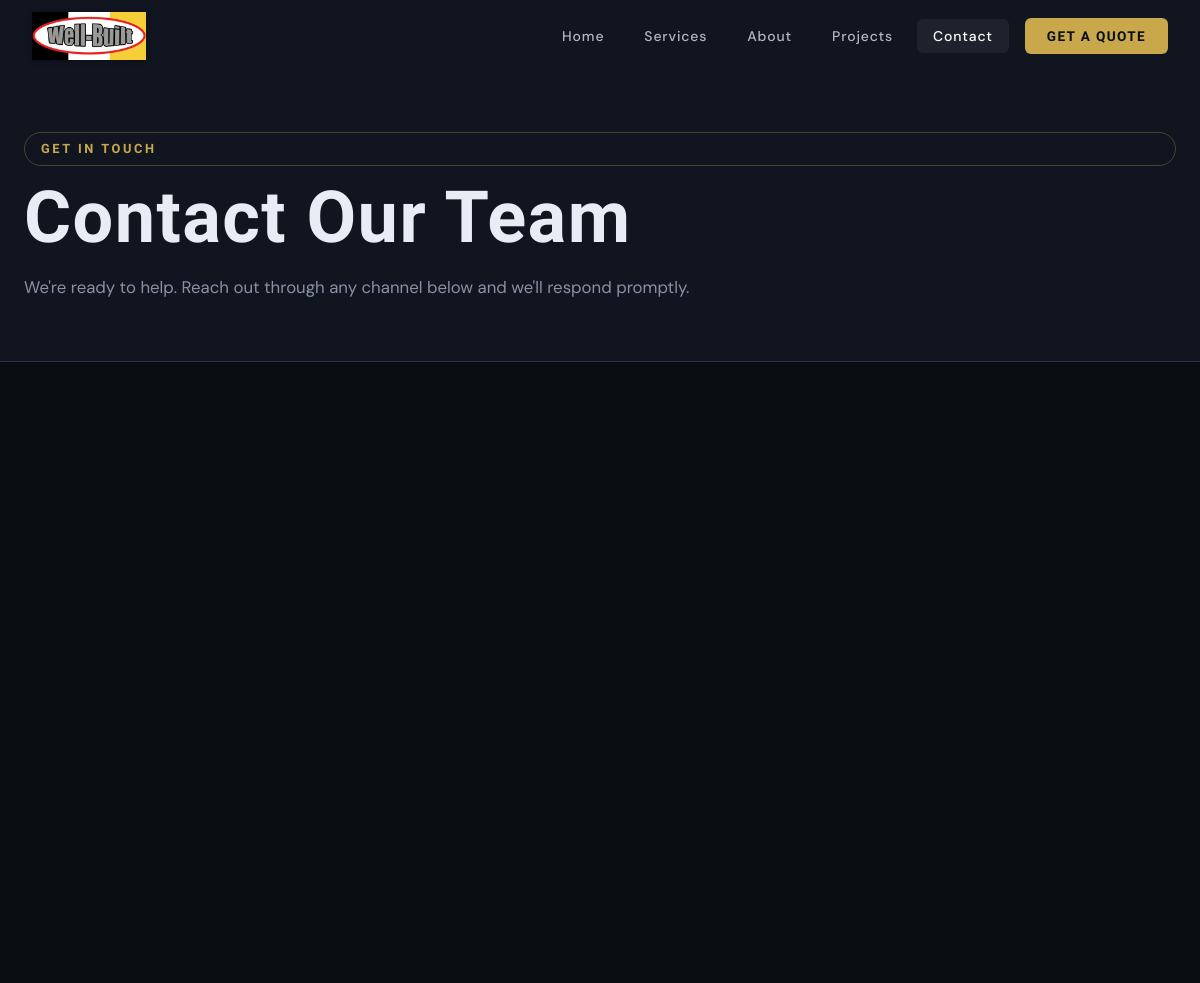
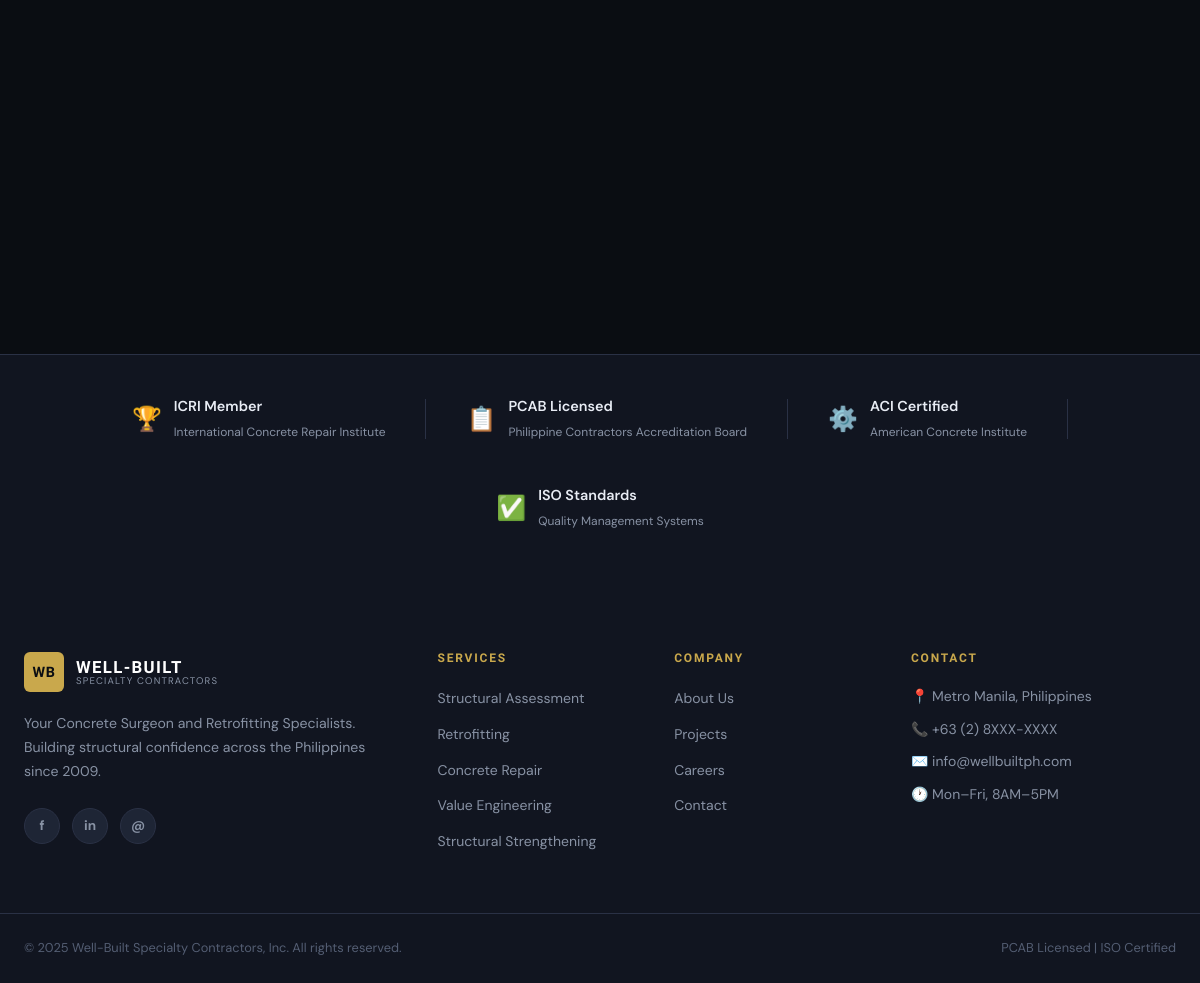
The app's page /contact with its own data (2 pictures, top to bottom).
### tables this page shows
CREATE TABLE cms_content (
        id INTEGER PRIMARY KEY AUTOINCREMENT,
        content_key TEXT UNIQUE NOT NULL,
        content_value TEXT,
        content_type TEXT DEFAULT 'text',
        updated_at TIMESTAMP DEFAULT CURRENT_TIMESTAMP);

### app.py (the view)
@app.route('/contact')
def contact():
    return render_template('contact.html')

### app.py (called while the page is built)
def get_db():
    conn = sqlite3.connect(DATABASE)
    conn.row_factory = sqlite3.Row
    return conn

@app.context_processor
def inject_cms():
    flat = {}
    try:
        conn = get_db()
        rows = conn.execute("SELECT content_key, content_value FROM cms_content").fetchall()
        conn.close()
        flat = {row['content_key']: (row['content_value'] or '') for row in rows}
    except Exception:
        pass
    return {'cms': flat, 'c': flat}   # `c` is shorthand alias

### templates/contact.html (shortened to what this page needs)
{% extends "base.html" %}
{% block content %}
<div class="page-header">
  <div class="container">
    <span class="section-eyebrow">{{ cms.get('contact.header.eyebrow','Get In Touch') }}</span>
    <h1>{{ cms.get('contact.header.title','Contact Our Team') }}</h1>
    <p>{{ cms.get('contact.header.subtitle','') }}</p>
  </div>
</div>
<section class="section contact-section">
  <div class="container contact-container">
    <div class="contact-info-col">
    </div>
    <div class="contact-main-col">
    </div>
  </div>
</section>
<div class="credentials-strip">
  <div class="container credentials-inner">
    <div class="cred-item"><span class="cred-icon">🏆</span><div><strong>ICRI Member</strong><small>International Concrete Repair Institute</small></div></div>
    <div class="cred-item"><span class="cred-icon">📋</span><div><strong>PCAB Licensed</strong><small>Philippine Contractors Accreditation Board</small></div></div>
    <div class="cred-item"><span class="cred-icon">⚙️</span><div><strong>ACI Certified</strong><small>American Concrete Institute</small></div></div>
    <div class="cred-item"><span class="cred-icon">✅</span><div><strong>ISO Standards</strong><small>Quality Management Systems</small></div></div>
  </div>
</div>
{% endblock %}

### templates/base.html (shortened to what this page needs)
<!DOCTYPE html>
<html lang="en">
<head>
  <link rel="stylesheet" href="{{ url_for('static', filename='css/style.css') }}">
</head>
<body>
<nav class="navbar" id="navbar">
  <div class="nav-container">
    <a href="{{ url_for('index') }}" class="nav-logo">
      {% if cms.get('global.navbar.logo_image') %}
        <img src="/{{ cms.get('global.navbar.logo_image') }}"
             alt="{{ cms.get('global.navbar.logo_text', 'Well-Built') }}"
             class="nav-logo-img">
      {% else %}
        <span class="logo-icon">WB</span>
        <div class="logo-text">
          <span class="logo-main">{{ cms.get('global.navbar.logo_text', 'WELL-BUILT') }}</span>
          <span class="logo-sub">{{ cms.get('global.navbar.logo_sub', 'SPECIALTY CONTRACTORS') }}</span>
        </div>
      {% endif %}
    </a>
    <ul class="nav-links" id="navLinks">
      <li><a href="{{ url_for('index') }}"    class="nav-link {% if request.endpoint == 'index' %}active{% endif %}">{{ cms.get('global.navbar.link_home','Home') }}</a></li>
      <li><a href="{{ url_for('services') }}" class="nav-link {% if request.endpoint == 'services' %}active{% endif %}">{{ cms.get('global.navbar.link_services','Services') }}</a></li>
      <li><a href="{{ url_for('about') }}"    class="nav-link {% if request.endpoint == 'about' %}active{% endif %}">{{ cms.get('global.navbar.link_about','About') }}</a></li>
      <li><a href="{{ url_for('projects') }}" class="nav-link {% if request.endpoint == 'projects' %}active{% endif %}">{{ cms.get('global.navbar.link_projects','Projects') }}</a></li>
      <li><a href="{{ url_for('contact') }}"  class="nav-link {% if request.endpoint == 'contact' %}active{% endif %}">{{ cms.get('global.navbar.link_contact','Contact') }}</a></li>
      <li><a href="{{ url_for('apply') }}" class="nav-cta">{{ cms.get('global.navbar.cta_label','Get a Quote') }}</a></li>
    </ul>
  </div>
</nav>
{% block content %}{% endblock %}
<footer class="footer">
  <div class="footer-top">
    <div class="container footer-grid">
      <div class="footer-brand">
        <div class="footer-logo">
          <span class="logo-icon">WB</span>
          <div class="logo-text">
            <span class="logo-main">WELL-BUILT</span>
            <span class="logo-sub">SPECIALTY CONTRACTORS</span>
          </div>
        </div>
        <p>Your Concrete Surgeon and Retrofitting Specialists. Building structural confidence across the Philippines since 2009.</p>
        <div class="footer-social">
          <a href="#" aria-label="Facebook">f</a>
          <a href="#" aria-label="LinkedIn">in</a>
          <a href="#" aria-label="Email">@</a>
        </div>
      </div>
      <div class="footer-col">
        <h4>Services</h4>
        <ul>
          <li><a href="{{ url_for('services') }}">Structural Assessment</a></li>
          <li><a href="{{ url_for('services') }}">Retrofitting</a></li>
          <li><a href="{{ url_for('services') }}">Concrete Repair</a></li>
          <li><a href="{{ url_for('services') }}">Value Engineering</a></li>
          <li><a href="{{ url_for('services') }}">Structural Strengthening</a></li>
        </ul>
      </div>
      <div class="footer-col">
        <h4>Company</h4>
        <ul>
          <li><a href="{{ url_for('about') }}">About Us</a></li>
          <li><a href="{{ url_for('projects') }}">Projects</a></li>
          <li><a href="{{ url_for('apply') }}">Careers</a></li>
          <li><a href="{{ url_for('contact') }}">Contact</a></li>
        </ul>
      </div>
      <div class="footer-col">
        <h4>Contact</h4>
        <ul class="footer-contact">
          <li>📍 Metro Manila, Philippines</li>
          <li>📞 +63 (2) 8XXX-XXXX</li>
          <li>✉️ info@wellbuiltph.com</li>
          <li>🕐 Mon–Fri, 8AM–5PM</li>
        </ul>
      </div>
    </div>
  </div>
  <div class="footer-bottom">
    <div class="container footer-bottom-inner">
      <p>© 2025 Well-Built Specialty Contractors, Inc. All rights reserved.</p>
      <p>PCAB Licensed | ISO Certified</p>
    </div>
  </div>
</footer>
</body>
</html>

### templates/contact.html (style rules this page uses)
.contact-section { background:var(--c-bg) }
.contact-container { display:grid;grid-template-columns:1fr 1.6fr;gap:48px;align-items:start }
.contact-info-col { display:flex;flex-direction:column;gap:16px }
.contact-main-col { display:flex;flex-direction:column;gap:24px }
.credentials-strip { background:var(--c-bg2);border-top:1px solid var(--c-border);padding:40px 0 }
.credentials-inner { display:flex;align-items:center;justify-content:center;gap:40px;flex-wrap:wrap }
.cred-item { display:flex;align-items:center;gap:12px }
.cred-icon { font-size:1.5rem }
.cred-item strong { display:block;font-size:0.9rem;color:var(--c-text);font-weight:600 }
.cred-item small { font-size:0.75rem;color:var(--c-text-muted) }

### records on screen
cms_content: get (picture)
cms_content: get "Home"
cms_content: get "Services"
cms_content: get "About"
cms_content: get "Projects"
cms_content: get "Contact"
cms_content: get "GET A QUOTE"
cms_content: get "GET IN TOUCH"
cms_content: get "Contact Our Team"
cms_content: get "We're ready to help. Reach out through any channel below and we'll respond promptly."
